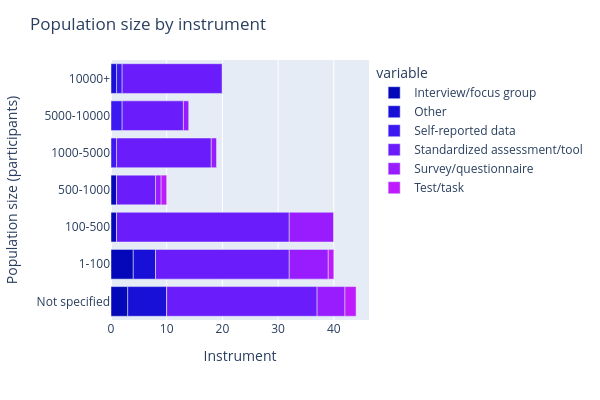

Write notebook code for a chart like this one.
### Code cell
fig = px.bar(pop_size_instrument_df,
                y='Count of instrument_classified',
                x=['Interview/focus group',
                        'Other',
                        'Self-reported data',
                        'Standardized assessment/tool',
                        'Survey/questionnaire',
                        'Test/task'],
                #color_discrete_sequence=["red", "green", "blue", "goldenrod", "magenta","gray"],
                orientation='h',
                color_discrete_sequence= px.colors.sequential.Plotly3)
fig.update_layout(
        title="Population size by instrument",
        xaxis_title="Instrument",
        yaxis_title="Population size (participants)",
        height=400,
        width=600,
        )
fig

### Figure 1 — Plotly figure (JSON) as saved in the notebook; plotly's stock layout.template omitted (floating-point values rounded to 4 significant figures)
{"data": [{"hovertemplate": "variable=Interview/focus group<br>value=%{x}<br>Count of instrument_classified=%{y}<extra></extra>", "legendgroup": "Interview/focus group", "marker": {"color": "#0508b8", "pattern": {"shape": ""}}, "name": "Interview/focus group", "orientation": "h", "showlegend": true, "textposition": "auto", "type": "bar", "x": [3.0, 4.0, 1.0, 1.0, 0.0, 0.0, 0.0], "xaxis": "x", "y": ["Not specified", "1-100", "100-500", "500-1000", "1000-5000", "5000-10000", "10000+"], "yaxis": "y"}, {"hovertemplate": "variable=Other<br>value=%{x}<br>Count of instrument_classified=%{y}<extra></extra>", "legendgroup": "Other", "marker": {"color": "#1910d8", "pattern": {"shape": ""}}, "name": "Other", "orientation": "h", "showlegend": true, "textposition": "auto", "type": "bar", "x": [7.0, 4.0, 0.0, 0.0, 0.0, 0.0, 1.0], "xaxis": "x", "y": ["Not specified", "1-100", "100-500", "500-1000", "1000-5000", "5000-10000", "10000+"], "yaxis": "y"}, {"hovertemplate": "variable=Self-reported data<br>value=%{x}<br>Count of instrument_classified=%{y}<extra></extra>", "legendgroup": "Self-reported data", "marker": {"color": "#3c19f0", "pattern": {"shape": ""}}, "name": "Self-reported data", "orientation": "h", "showlegend": true, "textposition": "auto", "type": "bar", "x": [0.0, 0.0, 0.0, 0.0, 1.0, 2.0, 1.0], "xaxis": "x", "y": ["Not specified", "1-100", "100-500", "500-1000", "1000-5000", "5000-10000", "10000+"], "yaxis": "y"}, {"hovertemplate": "variable=Standardized assessment/tool<br>value=%{x}<br>Count of instrument_classified=%{y}<extra></extra>", "legendgroup": "Standardized assessment/tool", "marker": {"color": "#6b1cfb", "pattern": {"shape": ""}}, "name": "Standardized assessment/tool", "orientation": "h", "showlegend": true, "textposition": "auto", "type": "bar", "x": [27.0, 24.0, 31.0, 7.0, 17.0, 11.0, 18.0], "xaxis": "x", "y": ["Not specified", "1-100", "100-500", "500-1000", "1000-5000", "5000-10000", "10000+"], "yaxis": "y"}, {"hovertemplate": "variable=Survey/questionnaire<br>value=%{x}<br>Count of instrument_classified=%{y}<extra></extra>", "legendgroup": "Survey/questionnaire", "marker": {"color": "#981cfd", "pattern": {"shape": ""}}, "name": "Survey/questionnaire", "orientation": "h", "showlegend": true, "textposition": "auto", "type": "bar", "x": [5.0, 7.0, 8.0, 1.0, 1.0, 1.0, 0.0], "xaxis": "x", "y": ["Not specified", "1-100", "100-500", "500-1000", "1000-5000", "5000-10000", "10000+"], "yaxis": "y"}, {"hovertemplate": "variable=Test/task<br>value=%{x}<br>Count of instrument_classified=%{y}<extra></extra>", "legendgroup": "Test/task", "marker": {"color": "#bf1cfd", "pattern": {"shape": ""}}, "name": "Test/task", "orientation": "h", "showlegend": true, "textposition": "auto", "type": "bar", "x": [2.0, 1.0, 0.0, 1.0, 0.0, 0.0, 0.0], "xaxis": "x", "y": ["Not specified", "1-100", "100-500", "500-1000", "1000-5000", "5000-10000", "10000+"], "yaxis": "y"}], "layout": {"barmode": "relative", "height": 400, "legend": {"title": {"text": "variable"}, "tracegroupgap": 0}, "margin": {"t": 60}, "title": {"text": "Population size by instrument"}, "width": 600, "xaxis": {"anchor": "y", "domain": [0, 1], "title": {"text": "Instrument"}}, "yaxis": {"anchor": "x", "domain": [0, 1], "title": {"text": "Population size (participants)"}}}}
